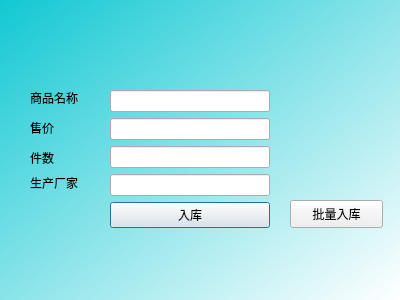
<?xml version="1.0" encoding="UTF-8"?>
<ui version="4.0">
 <class>addgoods</class>
 <widget class="QDialog" name="addgoods">
  <property name="geometry">
   <rect>
    <x>0</x>
    <y>0</y>
    <width>400</width>
    <height>300</height>
   </rect>
  </property>
  <property name="windowTitle">
   <string>Dialog</string>
  </property>
  <widget class="QWidget" name="verticalLayoutWidget">
   <property name="geometry">
    <rect>
     <x>110</x>
     <y>90</y>
     <width>160</width>
     <height>138</height>
    </rect>
   </property>
   <layout class="QVBoxLayout" name="verticalLayout">
    <item>
     <widget class="QLineEdit" name="lineEdit"/>
    </item>
    <item>
     <widget class="QLineEdit" name="lineEdit_2"/>
    </item>
    <item>
     <widget class="QLineEdit" name="lineEdit_3"/>
    </item>
    <item>
     <widget class="QLineEdit" name="lineEdit_4"/>
    </item>
    <item>
     <widget class="QPushButton" name="pushButton">
      <property name="text">
       <string>入库</string>
      </property>
     </widget>
    </item>
   </layout>
  </widget>
  <widget class="QLabel" name="label">
   <property name="geometry">
    <rect>
     <x>30</x>
     <y>90</y>
     <width>68</width>
     <height>15</height>
    </rect>
   </property>
   <property name="text">
    <string>商品名称</string>
   </property>
  </widget>
  <widget class="QLabel" name="label_2">
   <property name="geometry">
    <rect>
     <x>30</x>
     <y>120</y>
     <width>68</width>
     <height>15</height>
    </rect>
   </property>
   <property name="text">
    <string>售价</string>
   </property>
  </widget>
  <widget class="QLabel" name="label_3">
   <property name="geometry">
    <rect>
     <x>30</x>
     <y>150</y>
     <width>68</width>
     <height>15</height>
    </rect>
   </property>
   <property name="text">
    <string>件数</string>
   </property>
  </widget>
  <widget class="QLabel" name="label_4">
   <property name="geometry">
    <rect>
     <x>0</x>
     <y>0</y>
     <width>400</width>
     <height>300</height>
    </rect>
   </property>
   <property name="styleSheet">
    <string notr="true">background-color: qlineargradient(spread:pad, x1:0, y1:0, x2:1, y2:1, stop:0 rgba(18, 200, 211, 255), stop:1 rgba(255, 255, 255, 255));</string>
   </property>
   <property name="text">
    <string/>
   </property>
  </widget>
  <widget class="QLabel" name="label_5">
   <property name="geometry">
    <rect>
     <x>30</x>
     <y>175</y>
     <width>68</width>
     <height>15</height>
    </rect>
   </property>
   <property name="text">
    <string>生产厂家</string>
   </property>
  </widget>
  <widget class="QPushButton" name="pushButton_2">
   <property name="geometry">
    <rect>
     <x>290</x>
     <y>200</y>
     <width>93</width>
     <height>28</height>
    </rect>
   </property>
   <property name="text">
    <string>批量入库</string>
   </property>
  </widget>
  <zorder>label_4</zorder>
  <zorder>verticalLayoutWidget</zorder>
  <zorder>label</zorder>
  <zorder>label_2</zorder>
  <zorder>label_3</zorder>
  <zorder>label_5</zorder>
  <zorder>pushButton_2</zorder>
 </widget>
 <resources/>
 <connections/>
</ui>
